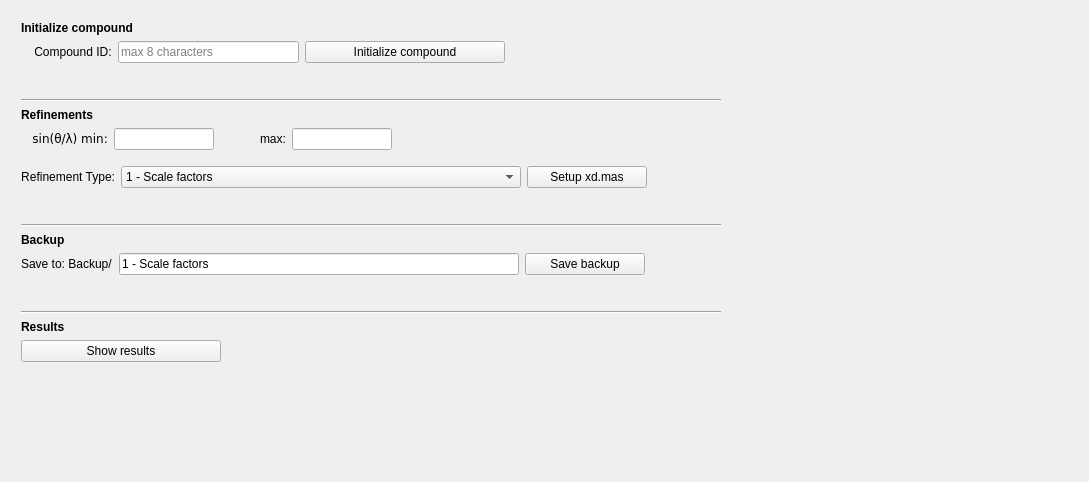
          <widget class="QWidget" name="scrollAreaWidgetContents_2">
           <property name="geometry">
            <rect>
             <x>0</x>
             <y>0</y>
             <width>1089</width>
             <height>482</height>
            </rect>
           </property>
           <layout class="QGridLayout" name="gridLayout_10">
            <item row="0" column="0">
             <layout class="QVBoxLayout" name="verticalLayout_55">
              <property name="leftMargin">
               <number>10</number>
              </property>
              <property name="topMargin">
               <number>10</number>
              </property>
              <property name="rightMargin">
               <number>10</number>
              </property>
              <property name="bottomMargin">
               <number>10</number>
              </property>
              <item>
               <widget class="QLabel" name="label_10">
                <property name="text">
                 <string>&lt;b&gt;Initialize compound&lt;/b&gt;</string>
                </property>
               </widget>
              </item>
              <item>
               <layout class="QVBoxLayout" name="verticalLayout_12">
                <property name="bottomMargin">
                 <number>10</number>
                </property>
                <item>
                 <layout class="QHBoxLayout" name="horizontalLayout_8">
                  <property name="leftMargin">
                   <number>0</number>
                  </property>
                  <property name="topMargin">
                   <number>0</number>
                  </property>
                  <property name="rightMargin">
                   <number>0</number>
                  </property>
                  <property name="bottomMargin">
                   <number>0</number>
                  </property>
                  <item>
                   <widget class="QLabel" name="label_5">
                    <property name="text">
                     <string>    Compound ID:</string>
                    </property>
                   </widget>
                  </item>
                  <item>
                   <widget class="QLineEdit" name="manRefIDInput">
                    <property name="maximumSize">
                     <size>
                      <width>181</width>
                      <height>16777215</height>
                     </size>
                    </property>
                    <property name="text">
                     <string/>
                    </property>
                    <property name="maxLength">
                     <number>8</number>
                    </property>
                    <property name="placeholderText">
                     <string>max 8 characters</string>
                    </property>
                   </widget>
                  </item>
                  <item>
                   <widget class="QPushButton" name="runXDINIBut">
                    <property name="minimumSize">
                     <size>
                      <width>200</width>
                      <height>0</height>
                     </size>
                    </property>
                    <property name="maximumSize">
                     <size>
                      <width>200</width>
                      <height>16777215</height>
                     </size>
                    </property>
                    <property name="text">
                     <string>Initialize compound</string>
                    </property>
                   </widget>
                  </item>
                  <item>
                   <spacer name="horizontalSpacer_19">
                    <property name="orientation">
                     <enum>Qt::Horizontal</enum>
                    </property>
                    <property name="sizeHint" stdset="0">
                     <size>
                      <width>40</width>
                      <height>20</height>
                     </size>
                    </property>
                   </spacer>
                  </item>
                 </layout>
                </item>
                <item>
                 <widget class="QLabel" name="XDINILab">
                  <property name="font">
                   <font>
                    <italic>true</italic>
                   </font>
                  </property>
                  <property name="text">
                   <string/>
                  </property>
                 </widget>
                </item>
               </layout>
              </item>
              <item>
               <widget class="Line" name="line_8">
                <property name="maximumSize">
                 <size>
                  <width>700</width>
                  <height>16777215</height>
                 </size>
                </property>
                <property name="orientation">
                 <enum>Qt::Horizontal</enum>
                </property>
               </widget>
              </item>
              <item>
               <widget class="QLabel" name="label_9">
                <property name="text">
                 <string>&lt;b&gt;Refinements&lt;/b&gt;</string>
                </property>
               </widget>
              </item>
              <item>
               <layout class="QVBoxLayout" name="verticalLayout_56">
                <property name="topMargin">
                 <number>0</number>
                </property>
                <item>
                 <layout class="QHBoxLayout" name="horizontalLayout_38">
                  <property name="topMargin">
                   <number>0</number>
                  </property>
                  <item>
                   <widget class="QLabel" name="label_65">
                    <property name="text">
                     <string>&lt;html&gt;&lt;head/&gt;&lt;body&gt;&lt;pre&gt;&lt;p&gt;   sin(θ/λ) min:&lt;/p&gt;&lt;/pre&gt;&lt;/body&gt;&lt;/html&gt;</string>
                    </property>
                   </widget>
                  </item>
                  <item>
                   <widget class="QLineEdit" name="manRefSnlMin">
                    <property name="enabled">
                     <bool>true</bool>
                    </property>
                    <property name="maximumSize">
                     <size>
                      <width>100</width>
                      <height>16777215</height>
                     </size>
                    </property>
                   </widget>
                  </item>
                  <item>
                   <spacer name="horizontalSpacer_36">
                    <property name="orientation">
                     <enum>Qt::Horizontal</enum>
                    </property>
                    <property name="sizeType">
                     <enum>QSizePolicy::Fixed</enum>
                    </property>
                    <property name="sizeHint" stdset="0">
                     <size>
                      <width>40</width>
                      <height>20</height>
                     </size>
                    </property>
                   </spacer>
                  </item>
                  <item>
                   <widget class="QLabel" name="label_66">
                    <property name="text">
                     <string>max:</string>
                    </property>
                   </widget>
                  </item>
                  <item>
                   <widget class="QLineEdit" name="manRefSnlMax">
                    <property name="enabled">
                     <bool>true</bool>
                    </property>
                    <property name="maximumSize">
                     <size>
                      <width>100</width>
                      <height>16777215</height>
                     </size>
                    </property>
                   </widget>
                  </item>
                  <item>
                   <spacer name="horizontalSpacer_37">
                    <property name="orientation">
                     <enum>Qt::Horizontal</enum>
                    </property>
                    <property name="sizeHint" stdset="0">
                     <size>
                      <width>40</width>
                      <height>20</height>
                     </size>
                    </property>
                   </spacer>
                  </item>
                 </layout>
                </item>
               </layout>
              </item>
              <item>
               <layout class="QVBoxLayout" name="verticalLayout_10">
                <property name="leftMargin">
                 <number>0</number>
                </property>
                <property name="topMargin">
                 <number>10</number>
                </property>
                <property name="rightMargin">
                 <number>0</number>
                </property>
                <property name="bottomMargin">
                 <number>10</number>
                </property>
                <item>
                 <layout class="QHBoxLayout" name="horizontalLayout_36">
                  <item>
                   <widget class="QLabel" name="label_6">
                    <property name="text">
                     <string>Refinement Type:</string>
                    </property>
                    <property name="alignment">
                     <set>Qt::AlignRight|Qt::AlignTrailing|Qt::AlignVCenter</set>
                    </property>
                   </widget>
                  </item>
                  <item>
                   <widget class="QComboBox" name="manRefDropMenu">
                    <property name="minimumSize">
                     <size>
                      <width>400</width>
                      <height>0</height>
                     </size>
                    </property>
                    <property name="maximumSize">
                     <size>
                      <width>350</width>
                      <height>16777215</height>
                     </size>
                    </property>
                    <item>
                     <property name="text">
                      <string>1 - Scale factors</string>
                     </property>
                    </item>
                    <item>
                     <property name="text">
                      <string>2 - High angle non-H positions and ADPs</string>
                     </property>
                    </item>
                    <item>
                     <property name="text">
                      <string>3 - Low angle H positions</string>
                     </property>
                    </item>
                    <item>
                     <property name="text">
                      <string>4 - Kappa and monopoles</string>
                     </property>
                    </item>
                    <item>
                     <property name="text">
                      <string>5 - Dipoles</string>
                     </property>
                    </item>
                    <item>
                     <property name="text">
                      <string>6 - Quadrupoles</string>
                     </property>
                    </item>
                    <item>
                     <property name="text">
                      <string>7 - Octupoles</string>
                     </property>
                    </item>
                    <item>
                     <property name="text">
                      <string>8 - Hexadecapoles</string>
                     </property>
                    </item>
                    <item>
                     <property name="text">
                      <string>9 - Multipoles, and non-H positions and ADPs</string>
                     </property>
                    </item>
                    <item>
                     <property name="text">
                      <string>10 - Lower symmetry</string>
                     </property>
                    </item>
                    <item>
                     <property name="text">
                      <string>11 - Final refinement</string>
                     </property>
                    </item>
                   </widget>
                  </item>
                  <item>
                   <widget class="QPushButton" name="manRefSetupBut">
                    <property name="minimumSize">
                     <size>
                      <width>120</width>
                      <height>0</height>
                     </size>
                    </property>
                    <property name="maximumSize">
                     <size>
                      <width>150</width>
                      <height>16777215</height>
                     </size>
                    </property>
                    <property name="text">
                     <string>Setup xd.mas</string>
                    </property>
                   </widget>
                  </item>
                  <item>
                   <spacer name="horizontalSpacer_28">
                    <property name="orientation">
                     <enum>Qt::Horizontal</enum>
                    </property>
                    <property name="sizeHint" stdset="0">
                     <size>
                      <width>40</width>
                      <height>20</height>
                     </size>
                    </property>
                   </spacer>
                  </item>
                 </layout>
                </item>
                <item>
                 <widget class="QLabel" name="manRefSetupLab">
                  <property name="text">
                   <string/>
                  </property>
                 </widget>
                </item>
               </layout>
              </item>
              <item>
               <widget class="Line" name="line_5">
                <property name="maximumSize">
                 <size>
                  <width>700</width>
                  <height>16777215</height>
                 </size>
                </property>
                <property name="orientation">
                 <enum>Qt::Horizontal</enum>
                </property>
               </widget>
              </item>
              <item>
               <layout class="QVBoxLayout" name="verticalLayout_9">
                <property name="topMargin">
                 <number>0</number>
                </property>
                <property name="bottomMargin">
                 <number>10</number>
                </property>
                <item>
                 <widget class="QLabel" name="label_8">
                  <property name="text">
                   <string>&lt;b&gt;Backup&lt;/b&gt;</string>
                  </property>
                 </widget>
                </item>
                <item>
                 <layout class="QHBoxLayout" name="horizontalLayout_46">
                  <property name="topMargin">
                   <number>0</number>
                  </property>
                  <item>
                   <widget class="QLabel" name="manRefBackupFolder">
                    <property name="text">
                     <string>Save to: Backup/</string>
                    </property>
                   </widget>
                  </item>
                  <item>
                   <widget class="QLineEdit" name="manRefBackupInput">
                    <property name="minimumSize">
                     <size>
                      <width>400</width>
                      <height>0</height>
                     </size>
                    </property>
                    <property name="maximumSize">
                     <size>
                      <width>400</width>
                      <height>16777215</height>
                     </size>
                    </property>
                    <property name="text">
                     <string>1 - Scale factors</string>
                    </property>
                   </widget>
                  </item>
                  <item>
                   <widget class="QPushButton" name="manRefBackupBut">
                    <property name="minimumSize">
                     <size>
                      <width>120</width>
                      <height>0</height>
                     </size>
                    </property>
                    <property name="text">
                     <string>Save backup</string>
                    </property>
                   </widget>
                  </item>
                  <item>
                   <spacer name="horizontalSpacer_39">
                    <property name="orientation">
                     <enum>Qt::Horizontal</enum>
                    </property>
                    <property name="sizeHint" stdset="0">
                     <size>
                      <width>40</width>
                      <height>20</height>
                     </size>
                    </property>
                   </spacer>
                  </item>
                 </layout>
                </item>
                <item>
                 <widget class="QLabel" name="manRefBackupLab">
                  <property name="text">
                   <string/>
                  </property>
                 </widget>
                </item>
               </layout>
              </item>
              <item>
               <widget class="Line" name="line_16">
                <property name="maximumSize">
                 <size>
                  <width>700</width>
                  <height>16777215</height>
                 </size>
                </property>
                <property name="orientation">
                 <enum>Qt::Horizontal</enum>
                </property>
               </widget>
              </item>
              <item>
               <layout class="QVBoxLayout" name="verticalLayout_4">
                <property name="topMargin">
                 <number>0</number>
                </property>
                <item>
                 <widget class="QLabel" name="label_7">
                  <property name="text">
                   <string>&lt;b&gt;Results&lt;/b&gt;</string>
                  </property>
                 </widget>
                </item>
                <item>
                 <widget class="QPushButton" name="manRefResBut">
                  <property name="minimumSize">
                   <size>
                    <width>150</width>
                    <height>0</height>
                   </size>
                  </property>
                  <property name="maximumSize">
                   <size>
                    <width>200</width>
                    <height>16777215</height>
                   </size>
                  </property>
                  <property name="text">
                   <string>Show results</string>
                  </property>
                 </widget>
                </item>
                <item>
                 <widget class="QLabel" name="manRefResLab">
                  <property name="text">
                   <string/>
                  </property>
                 </widget>
                </item>
               </layout>
              </item>
              <item>
               <spacer name="verticalSpacer_30">
                <property name="orientation">
                 <enum>Qt::Vertical</enum>
                </property>
                <property name="sizeHint" stdset="0">
                 <size>
                  <width>20</width>
                  <height>40</height>
                 </size>
                </property>
               </spacer>
              </item>
             </layout>
            </item>
           </layout>
          </widget>
